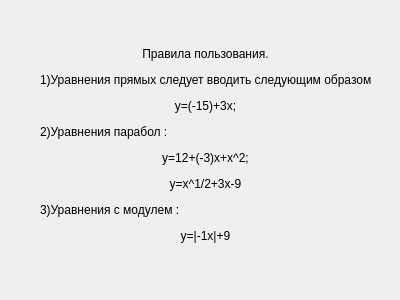
<?xml version="1.0" encoding="UTF-8"?>
<ui version="4.0">
 <class>information</class>
 <widget class="QDialog" name="information">
  <property name="geometry">
   <rect>
    <x>0</x>
    <y>0</y>
    <width>400</width>
    <height>300</height>
   </rect>
  </property>
  <property name="windowTitle">
   <string>Dialog</string>
  </property>
  <widget class="QLabel" name="label">
   <property name="geometry">
    <rect>
     <x>40</x>
     <y>20</y>
     <width>331</width>
     <height>251</height>
    </rect>
   </property>
   <property name="text">
    <string>&lt;html&gt;&lt;head/&gt;&lt;body&gt;&lt;p align=&quot;center&quot;&gt;Правила пользования.&lt;/p&gt;&lt;p&gt;1)Уравнения прямых следует вводить следующим образом&lt;/p&gt;&lt;p align=&quot;center&quot;&gt;y=(-15)+3x;&lt;/p&gt;&lt;p&gt;2)Уравнения парабол :&lt;/p&gt;&lt;p align=&quot;center&quot;&gt;y=12+(-3)x+x^2;&lt;/p&gt;&lt;p align=&quot;center&quot;&gt;y=x^1/2+3x-9&lt;/p&gt;&lt;p&gt;3)Уравнения с модулем :&lt;/p&gt;&lt;p align=&quot;center&quot;&gt;y=|-1x|+9&lt;/p&gt;&lt;/body&gt;&lt;/html&gt;</string>
   </property>
  </widget>
 </widget>
 <resources/>
 <connections/>
</ui>
